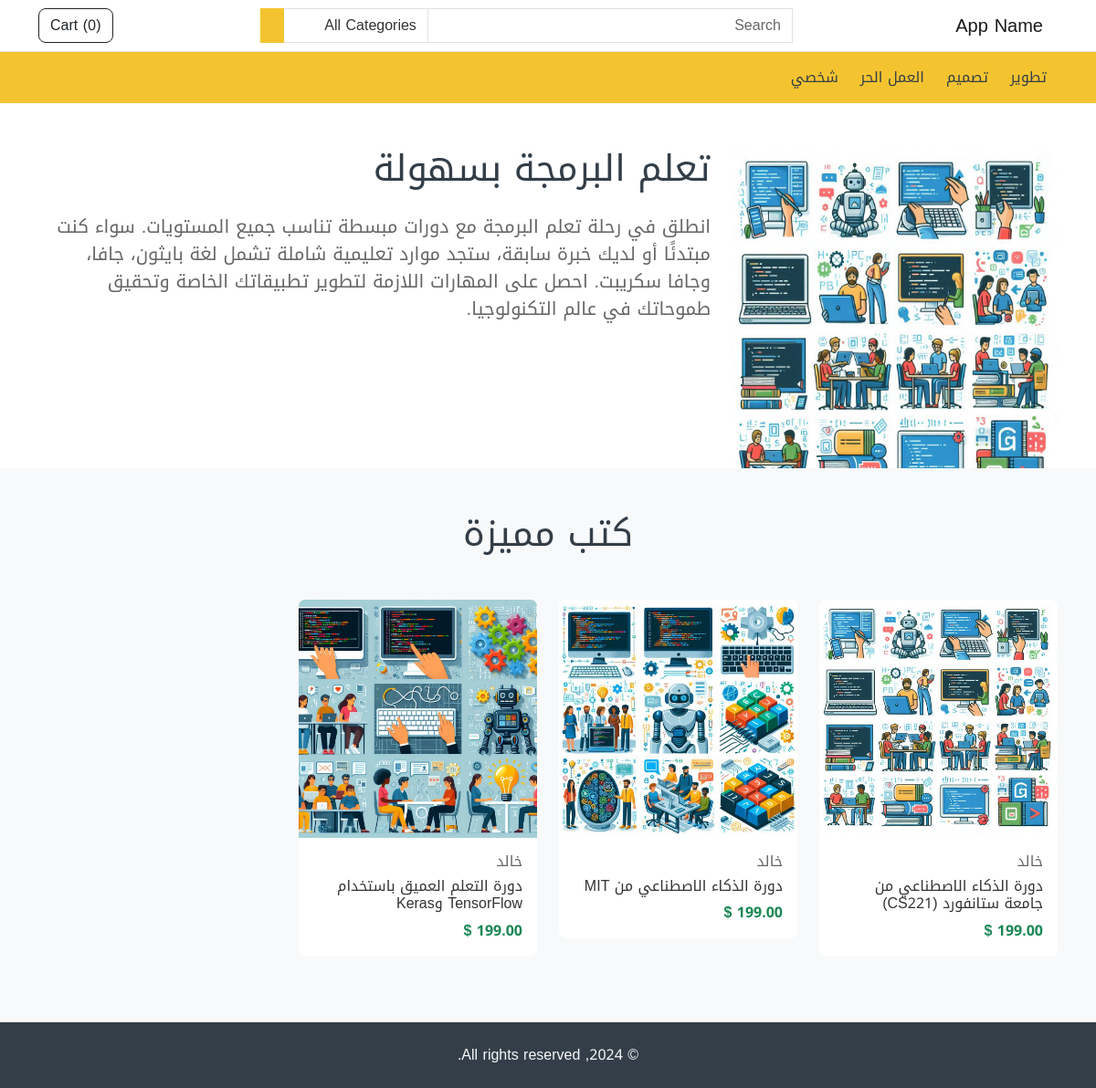
The page / on the database its author committed.
### store/models.py (models this page shows, shortened)
class Category(models.Model):
    name = models.CharField(max_length=255, unique=True)
    featured = models.BooleanField(default=False)
    order = models.IntegerField(default=1)
    created_at = models.DateTimeField(auto_now_add=True)
    updated_at = models.DateTimeField(auto_now=True)

class Slider(models.Model):
    title = models.CharField(max_length=255)
    subtitle = models.TextField(max_length=500)
    image = models.ImageField(null=True)
    order = models.IntegerField(default=1)
    created_at = models.DateTimeField(auto_now_add=True)
    updated_at = models.DateTimeField(auto_now=True)

class Product(models.Model):
    name = models.CharField(max_length=255)
    short_description = models.TextField(null=True)
    description = models.TextField(null=True)
    pdf_file = models.FileField(null=True)
    image = models.ImageField()
    price = models.FloatField()
    featured = models.BooleanField(default=False)
    created_at = models.DateTimeField(auto_now_add=True)
    updated_at = models.DateTimeField(auto_now=True)
    category = models.ForeignKey(Category, on_delete=models.PROTECT)
    author = models.ForeignKey(Author, on_delete=models.SET_NULL, null=True)

class Author(models.Model):
    name = models.CharField(max_length=255)
    bio = models.TextField(null=True)
    created_at = models.DateTimeField(auto_now_add=True)
    updated_at = models.DateTimeField(auto_now=True)

### store/views.py (the view)
# urls.py: path('', views.index, name='store.home'),
def index(request):
    products = Product.objects.select_related('author').filter(featured=True)
    slides = Slider.objects.order_by('order')
    return render(
        request, 'index.html',
    {
        'products': products,
        'slides': slides,
    }
    )

### store/custom_context_processor.py (called while the page is built)
def store_website(request):
    cart = Cart.objects.filter(session=request.session.session_key).last()
    cart_total = 0
    cart_products = []
    if cart:
        cart_products = Product.objects.filter(pk__in=cart.items)
        for item in cart_products:
            cart_total += item.price
    categories = Category.objects.order_by('order')
    return {
        'categories': categories,
        'cart_products': cart_products,
        'cart_total': cart_total
    }

### store/templatetags/my_filters.py (called while the page is built)
def currency(amount):
    return '{:.2f}'.format(amount) + ' $'

### store/templates/index.html
{% extends 'base.html' %}
{% load i18n %}
{% load my_filters  %}
{% block content %}
  {% include 'partials/slider.html' with slides=slides %}
    <div class="container my-5">
        <section>
          <div class="col-md-12 mb-5">
            <p class="h1 text-center text-secondary">كتب مميزة</p>
          </div>
          <div class="row">
            {% for product in products %}
            <div class="col-md-3">
              {% include 'common/product_card.html' with product=product %}
            </div>
            {% endfor %}
            </div>
        </section>
      </div>
{% endblock  %}

### store/templates/base.html (shortened to what this page needs)
{% load static %}
{% load i18n %}
<!doctype html>
<html lang="ar" class="h-100" dir="rtl">
  <head>
    <link href="{% static 'css/830.css' %}" rel="stylesheet">
    <link href="{% static 'css/app.css' %}" rel="stylesheet">
  </head>
  <body class="d-flex flex-column h-100 bg-light">
  {% include 'partials/header.html' %}
  <main>
    {% block content %}
    {% endblock  %}
  </main>
  {% include 'partials/footer.html' %}
  </body>
</html>

### store/templates/partials/header.html (shortened to what this page needs)
{% load i18n %}
<nav class="navbar navbar-expand-lg navbar-light bg-white border-bottom">
      <div class="container">
        <a class="navbar-brand" href="/">
            {% trans 'App Name' %}
        </a>
        <div class="collapse navbar-collapse mt-2 mt-lg-0" id="navbarSupportedContent">
          {% include 'partials/header_search.html' %}
          <ul class="navbar-nav my-2 my-lg-0">
            <li class="nav-item">
              <a href="{% url 'store.cart' %}" class="btn btn-outline-dark" type="button">
                {% trans 'Cart' %} (<span id="cart-items-count">{{ cart_products|length }}</span>)
              </a>
            </li>
          </ul>
        </div>
      </div>
    </nav>
    <nav class="navbar navbar-expand-lg navbar-light bg-primary">
      <div class="container">
        <div
          class="collapse navbar-collapse mt-2 mt-lg-0" id="navbarSupportedContent">
          <ul class="navbar-nav my-2 my-lg-0">
            {% for category in categories %}
              <li class="nav-item">
                <a class="nav-link mx-1" href="{% url 'store.category' category.id %}" role="button">
                  {{ category.name }}
                </a>
              </li>
            {% endfor %}
          </ul>
        </div>
      </div>
    </nav>

### store/templates/partials/header_search.html (shortened to what this page needs)
{% load i18n %}
<form action="{% url 'store.category' %}" class="d-flex mx-auto">
    <div class="input-group">
        <input name="query" type="text" class="form-control" style="width: 400px" placeholder="{% trans 'Search' %}" value="{{ request.GET.query }}"/>
        <select class="form-control" style="width: 160px" name="category">
            <option value="">{% trans 'All Categories' %}</option>
        </select>
        <button class="btn btn-primary" type="submit">
        </button>
    </div>
</form>

### store/templates/partials/slider.html (shortened to what this page needs)
{% load i18n %}
<div class="main-slider my-auto">
        <div class="swiper-wrapper">
          {% for slide in slides %}
          <div class="swiper-slide">
            <div class="container pt-5">
              <div class="row">
                <div class="col-md-4 text-center d-none d-lg-block">
                  <img
                    src="{{ slide.image.url }}"
                    alt="{{slide.title}}"
                    class="img-fluid rounded"
                  />
                </div>
                <div class="col-md-8">
                  <h1 class="text-secondary">
                    {{slide.title}}
                  </h1>
                  <blockquote class="blockquote mt-4">
                    <p class="text-muted">
                      {{slide.subtitle}}
                    </p>
                  </blockquote>
                </div>
              </div>
            </div>
          </div>
          {% endfor %}
        </div>
      </div>

### store/templates/common/product_card.html (shortened to what this page needs)
{% load i18n %}
{% load my_filters  %}
<div class="product card mb-4">
                <img
                  src="{{ product.image.url }}" class="card-img-top" alt="{{ product.name }}"/>
                <div class="card-body">
                  <h6 class="text-muted">{{ product.author.name }}</h6>
                  <h6 class="card-title">{{ product.name }}</h6>
                  <strong class="fw-bold text-success">{{ product.price|currency }}</strong>
                </div>
              </div>

### store/templates/partials/footer.html
{% load i18n %}
<footer class="footer mt-auto py-4 bg-secondary">
    <div class="container text-center">
        <span class="text text-light">{% trans '© 2024, All rights reserved.' %}</span>
      </div>
</footer>

### rows shown on the page
Category: name "تطوير"
Category: name "تصميم"
Category: name "العمل الحر"
Category: name "شخصي"
Slider: image (picture), title "تعلم البرمجة بسهولة", subtitle "انطلق في رحلة تعلم البرمجة مع دورات مبسطة تناسب جميع المستويات. سواء كنت مبتدئًا أو لديك خبرة سابقة، ستجد موارد تعليمية شاملة تشمل لغة بايثون، جافا، وجافا سكريبت. احصل على المهارات اللازمة لتطوير تطبيقاتك الخاصة وتحقيق طموحاتك في عالم التكنولوجيا."
Product: image (picture), author.name "خالد", name "دورة الذكاء الاصطناعي من جامعة ستانفورد (CS221)", price "199.00 $"
Product: image (picture), author.name "خالد", name "دورة الذكاء الاصطناعي من MIT", price "199.00 $"
Product: image (picture), author.name "خالد", name "دورة التعلم العميق باستخدام TensorFlow وKeras", price "199.00 $"

### other values the page prints
{{ cart_products|length }} "0"
